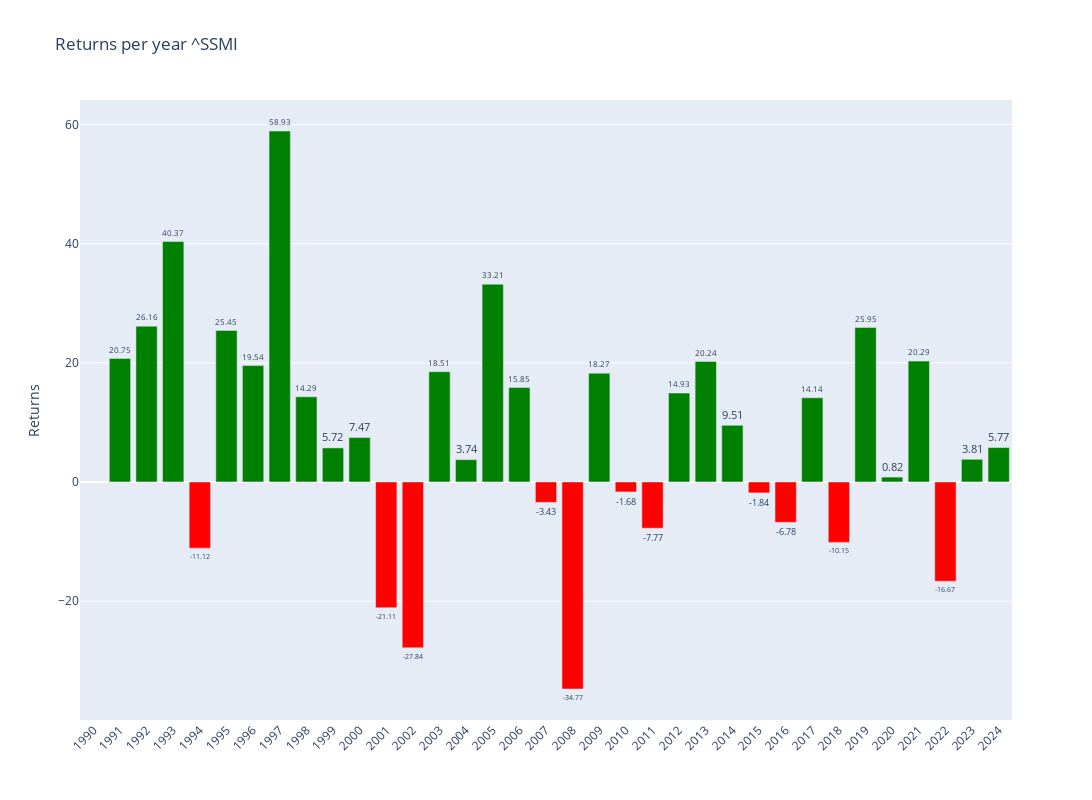

The code cell stored with this chart in its notebook:
### Code cell
# Plotly
fig = make_subplots()

# Add colors
colors = ['green' if x >= 0 else 'red' for x in annual_data['Return']]

# Graph (1,1)
fig.add_trace(go.Bar(y=annual_data['Return'],x=annual_data['Return'].index,text=round(annual_data['Return'],2),textposition='outside',marker_color=colors,hoverinfo='skip'),row=1,col=1)

# Update xaxis properties
fig.update_yaxes(title_text="Returns", row=1, col=1)

fig.update_layout(xaxis=dict(tickvals=annual_data.index,tickangle=-45),height=800, width=1300,title=f"Returns per year {ticker}")

fig.show()

### Figure 1 — Plotly figure (JSON) as saved in the notebook; plotly's stock layout.template omitted (floating-point values rounded to 4 significant figures)
{"data": [{"hoverinfo": "skip", "marker": {"color": ["red", "green", "green", "green", "red", "green", "green", "green", "green", "green", "green", "red", "red", "green", "green", "green", "green", "red", "red", "green", "red", "red", "green", "green", "green", "red", "red", "green", "red", "green", "green", "green", "red", "green", "green"]}, "text": [null, 20.75, 26.16, 40.37, -11.12, 25.45, 19.54, 58.93, 14.29, 5.72, 7.47, -21.11, -27.84, 18.51, 3.74, 33.21, 15.85, -3.43, -34.77, 18.27, -1.68, -7.77, 14.93, 20.24, 9.51, -1.84, -6.78, 14.14, -10.15, 25.95, 0.82, 20.29, -16.67, 3.81, 5.77], "textposition": "outside", "type": "bar", "x": [1990, 1991, 1992, 1993, 1994, 1995, 1996, 1997, 1998, 1999, 2000, 2001, 2002, 2003, 2004, 2005, 2006, 2007, 2008, 2009, 2010, 2011, 2012, 2013, 2014, 2015, 2016, 2017, 2018, 2019, 2020, 2021, 2022, 2023, 2024], "xaxis": "x", "y": [null, 20.75, 26.16, 40.37, -11.12, 25.45, 19.54, 58.93, 14.29, 5.717, 7.468, -21.11, -27.84, 18.51, 3.743, 33.21, 15.85, -3.428, -34.77, 18.27, -1.678, -7.766, 14.93, 20.24, 9.513, -1.84, -6.784, 14.14, -10.15, 25.95, 0.8154, 20.29, -16.67, 3.806, 5.772], "yaxis": "y"}], "layout": {"height": 800, "title": {"text": "Returns per year ^SSMI"}, "width": 1300, "xaxis": {"anchor": "y", "domain": [0, 1], "tickangle": -45, "tickvals": [1990, 1991, 1992, 1993, 1994, 1995, 1996, 1997, 1998, 1999, 2000, 2001, 2002, 2003, 2004, 2005, 2006, 2007, 2008, 2009, 2010, 2011, 2012, 2013, 2014, 2015, 2016, 2017, 2018, 2019, 2020, 2021, 2022, 2023, 2024]}, "yaxis": {"anchor": "x", "domain": [0, 1], "title": {"text": "Returns"}}}}
